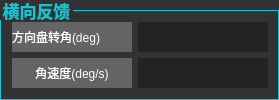
           <widget class="QGroupBox" name="groupBox_24">
            <property name="minimumSize">
             <size>
              <width>278</width>
              <height>100</height>
             </size>
            </property>
            <property name="styleSheet">
             <string notr="true">QGroupBox{background-color:rgb(50,50,50);border:1px solid rgb(21,197,212);margin-top:10px;font-family:仿宋;font:bold 13pt;}
QGroupBox::title{subcontrol-origin:margin;left:0px;margin-left:0px;padding 0 0px;color:rgb(21,197,212)}</string>
            </property>
            <property name="title">
             <string>横向反馈</string>
            </property>
            <property name="flat">
             <bool>false</bool>
            </property>
            <widget class="QWidget" name="layoutWidget_21">
             <property name="geometry">
              <rect>
               <x>12</x>
               <y>22</y>
               <width>258</width>
               <height>68</height>
              </rect>
             </property>
             <layout class="QFormLayout" name="formLayout_8">
              <item row="0" column="0">
               <widget class="QLabel" name="labSteerWheel1">
                <property name="sizePolicy">
                 <sizepolicy hsizetype="Preferred" vsizetype="Preferred">
                  <horstretch>0</horstretch>
                  <verstretch>0</verstretch>
                 </sizepolicy>
                </property>
                <property name="minimumSize">
                 <size>
                  <width>120</width>
                  <height>30</height>
                 </size>
                </property>
                <property name="styleSheet">
                 <string notr="true">QLabel{font:11pt '仿宋' bold; color:rgb(255,255,255);background-color:rgb(100,100,100);}</string>
                </property>
                <property name="text">
                 <string>方向盘转角(deg)</string>
                </property>
               </widget>
              </item>
              <item row="0" column="1">
               <widget class="QLabel" name="labSteerWheel">
                <property name="sizePolicy">
                 <sizepolicy hsizetype="Minimum" vsizetype="Preferred">
                  <horstretch>0</horstretch>
                  <verstretch>0</verstretch>
                 </sizepolicy>
                </property>
                <property name="minimumSize">
                 <size>
                  <width>130</width>
                  <height>30</height>
                 </size>
                </property>
                <property name="maximumSize">
                 <size>
                  <width>80</width>
                  <height>16777215</height>
                 </size>
                </property>
                <property name="styleSheet">
                 <string notr="true">QLabel{font:11pt '仿宋' bold; color:rgb(21,197,212);background-color: rgb(35, 35, 35);width:80px}</string>
                </property>
                <property name="text">
                 <string/>
                </property>
                <property name="alignment">
                 <set>Qt::AlignLeading|Qt::AlignLeft|Qt::AlignVCenter</set>
                </property>
               </widget>
              </item>
              <item row="1" column="0">
               <widget class="QLabel" name="labSteerWheelSpeed1">
                <property name="sizePolicy">
                 <sizepolicy hsizetype="Preferred" vsizetype="Preferred">
                  <horstretch>0</horstretch>
                  <verstretch>0</verstretch>
                 </sizepolicy>
                </property>
                <property name="minimumSize">
                 <size>
                  <width>120</width>
                  <height>30</height>
                 </size>
                </property>
                <property name="styleSheet">
                 <string notr="true">QLabel{font:11pt '仿宋' bold; color:rgb(255,255,255);background-color:rgb(100,100,100);}</string>
                </property>
                <property name="text">
                 <string>角速度(deg/s)</string>
                </property>
                <property name="alignment">
                 <set>Qt::AlignCenter</set>
                </property>
               </widget>
              </item>
              <item row="1" column="1">
               <widget class="QLabel" name="labSteerWheelSpeed">
                <property name="sizePolicy">
                 <sizepolicy hsizetype="Minimum" vsizetype="Preferred">
                  <horstretch>0</horstretch>
                  <verstretch>0</verstretch>
                 </sizepolicy>
                </property>
                <property name="minimumSize">
                 <size>
                  <width>130</width>
                  <height>30</height>
                 </size>
                </property>
                <property name="maximumSize">
                 <size>
                  <width>80</width>
                  <height>16777215</height>
                 </size>
                </property>
                <property name="styleSheet">
                 <string notr="true">QLabel{font:11pt '仿宋' bold; color:rgb(21,197,212);background-color: rgb(35, 35, 35);width:80px}</string>
                </property>
                <property name="text">
                 <string/>
                </property>
                <property name="alignment">
                 <set>Qt::AlignLeading|Qt::AlignLeft|Qt::AlignVCenter</set>
                </property>
               </widget>
              </item>
             </layout>
            </widget>
           </widget>
